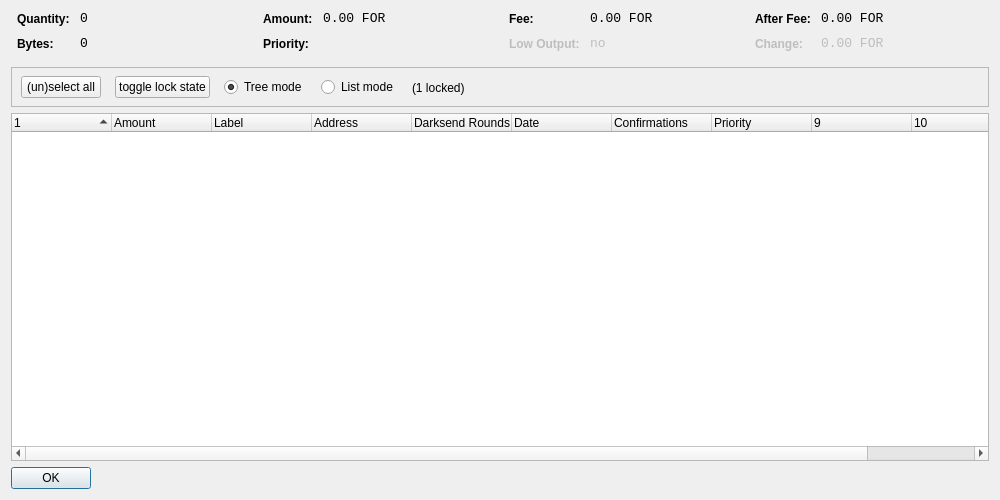
<?xml version="1.0" encoding="UTF-8"?>
<ui version="4.0">
 <class>CoinControlDialog</class>
 <widget class="QDialog" name="CoinControlDialog">
  <property name="geometry">
   <rect>
    <x>0</x>
    <y>0</y>
    <width>1000</width>
    <height>500</height>
   </rect>
  </property>
  <property name="windowTitle">
   <string>Coin Control</string>
  </property>
  <layout class="QVBoxLayout" name="verticalLayout">
   <item>
    <layout class="QHBoxLayout" name="horizontalLayoutTop" stretch="0,0,0,0">
     <property name="topMargin">
      <number>0</number>
     </property>
     <property name="bottomMargin">
      <number>10</number>
     </property>
     <item>
      <layout class="QFormLayout" name="formLayoutCoinControl1">
       <property name="horizontalSpacing">
        <number>10</number>
       </property>
       <property name="verticalSpacing">
        <number>10</number>
       </property>
       <property name="leftMargin">
        <number>6</number>
       </property>
       <property name="rightMargin">
        <number>6</number>
       </property>
       <item row="0" column="0">
        <widget class="QLabel" name="labelCoinControlQuantityText">
         <property name="styleSheet">
          <string notr="true">font-weight:bold;</string>
         </property>
         <property name="text">
          <string>Quantity:</string>
         </property>
        </widget>
       </item>
       <item row="0" column="1">
        <widget class="QLabel" name="labelCoinControlQuantity">
         <property name="font">
          <font>
           <family>Monospace</family>
           <pointsize>10</pointsize>
          </font>
         </property>
         <property name="cursor">
          <cursorShape>IBeamCursor</cursorShape>
         </property>
         <property name="contextMenuPolicy">
          <enum>Qt::ActionsContextMenu</enum>
         </property>
         <property name="text">
          <string notr="true">0</string>
         </property>
         <property name="textInteractionFlags">
          <set>Qt::LinksAccessibleByMouse|Qt::TextSelectableByKeyboard|Qt::TextSelectableByMouse</set>
         </property>
        </widget>
       </item>
       <item row="1" column="0">
        <widget class="QLabel" name="labelCoinControlBytesText">
         <property name="styleSheet">
          <string notr="true">font-weight:bold;</string>
         </property>
         <property name="text">
          <string>Bytes:</string>
         </property>
        </widget>
       </item>
       <item row="1" column="1">
        <widget class="QLabel" name="labelCoinControlBytes">
         <property name="font">
          <font>
           <family>Monospace</family>
           <pointsize>10</pointsize>
          </font>
         </property>
         <property name="cursor">
          <cursorShape>IBeamCursor</cursorShape>
         </property>
         <property name="contextMenuPolicy">
          <enum>Qt::ActionsContextMenu</enum>
         </property>
         <property name="text">
          <string notr="true">0</string>
         </property>
         <property name="textInteractionFlags">
          <set>Qt::LinksAccessibleByMouse|Qt::TextSelectableByKeyboard|Qt::TextSelectableByMouse</set>
         </property>
        </widget>
       </item>
      </layout>
     </item>
     <item>
      <layout class="QFormLayout" name="formLayoutCoinControl2">
       <property name="horizontalSpacing">
        <number>10</number>
       </property>
       <property name="verticalSpacing">
        <number>10</number>
       </property>
       <property name="leftMargin">
        <number>6</number>
       </property>
       <property name="rightMargin">
        <number>6</number>
       </property>
       <item row="0" column="0">
        <widget class="QLabel" name="labelCoinControlAmountText">
         <property name="styleSheet">
          <string notr="true">font-weight:bold;</string>
         </property>
         <property name="text">
          <string>Amount:</string>
         </property>
        </widget>
       </item>
       <item row="0" column="1">
        <widget class="QLabel" name="labelCoinControlAmount">
         <property name="font">
          <font>
           <family>Monospace</family>
           <pointsize>10</pointsize>
          </font>
         </property>
         <property name="cursor">
          <cursorShape>IBeamCursor</cursorShape>
         </property>
         <property name="contextMenuPolicy">
          <enum>Qt::ActionsContextMenu</enum>
         </property>
         <property name="text">
          <string notr="true">0.00 FOR</string>
         </property>
         <property name="textInteractionFlags">
          <set>Qt::LinksAccessibleByMouse|Qt::TextSelectableByKeyboard|Qt::TextSelectableByMouse</set>
         </property>
        </widget>
       </item>
       <item row="1" column="0">
        <widget class="QLabel" name="labelCoinControlPriorityText">
         <property name="styleSheet">
          <string notr="true">font-weight:bold;</string>
         </property>
         <property name="text">
          <string>Priority:</string>
         </property>
        </widget>
       </item>
       <item row="1" column="1">
        <widget class="QLabel" name="labelCoinControlPriority">
         <property name="font">
          <font>
           <family>Monospace</family>
           <pointsize>10</pointsize>
          </font>
         </property>
         <property name="cursor">
          <cursorShape>IBeamCursor</cursorShape>
         </property>
         <property name="contextMenuPolicy">
          <enum>Qt::ActionsContextMenu</enum>
         </property>
         <property name="text">
          <string/>
         </property>
         <property name="textInteractionFlags">
          <set>Qt::LinksAccessibleByMouse|Qt::TextSelectableByKeyboard|Qt::TextSelectableByMouse</set>
         </property>
        </widget>
       </item>
      </layout>
     </item>
     <item>
      <layout class="QFormLayout" name="formLayoutCoinControl3">
       <property name="horizontalSpacing">
        <number>10</number>
       </property>
       <property name="verticalSpacing">
        <number>10</number>
       </property>
       <property name="leftMargin">
        <number>6</number>
       </property>
       <property name="rightMargin">
        <number>6</number>
       </property>
       <item row="0" column="0">
        <widget class="QLabel" name="labelCoinControlFeeText">
         <property name="styleSheet">
          <string notr="true">font-weight:bold;</string>
         </property>
         <property name="text">
          <string>Fee:</string>
         </property>
        </widget>
       </item>
       <item row="0" column="1">
        <widget class="QLabel" name="labelCoinControlFee">
         <property name="font">
          <font>
           <family>Monospace</family>
           <pointsize>10</pointsize>
          </font>
         </property>
         <property name="cursor">
          <cursorShape>IBeamCursor</cursorShape>
         </property>
         <property name="contextMenuPolicy">
          <enum>Qt::ActionsContextMenu</enum>
         </property>
         <property name="text">
          <string notr="true">0.00 FOR</string>
         </property>
         <property name="textInteractionFlags">
          <set>Qt::LinksAccessibleByMouse|Qt::TextSelectableByKeyboard|Qt::TextSelectableByMouse</set>
         </property>
        </widget>
       </item>
       <item row="1" column="0">
        <widget class="QLabel" name="labelCoinControlLowOutputText">
         <property name="enabled">
          <bool>false</bool>
         </property>
         <property name="styleSheet">
          <string notr="true">font-weight:bold;</string>
         </property>
         <property name="text">
          <string>Low Output:</string>
         </property>
        </widget>
       </item>
       <item row="1" column="1">
        <widget class="QLabel" name="labelCoinControlLowOutput">
         <property name="enabled">
          <bool>false</bool>
         </property>
         <property name="font">
          <font>
           <family>Monospace</family>
           <pointsize>10</pointsize>
          </font>
         </property>
         <property name="cursor">
          <cursorShape>IBeamCursor</cursorShape>
         </property>
         <property name="contextMenuPolicy">
          <enum>Qt::ActionsContextMenu</enum>
         </property>
         <property name="text">
          <string notr="true">no</string>
         </property>
         <property name="textInteractionFlags">
          <set>Qt::LinksAccessibleByMouse|Qt::TextSelectableByKeyboard|Qt::TextSelectableByMouse</set>
         </property>
        </widget>
       </item>
      </layout>
     </item>
     <item>
      <layout class="QFormLayout" name="formLayoutCoinControl4">
       <property name="horizontalSpacing">
        <number>10</number>
       </property>
       <property name="verticalSpacing">
        <number>10</number>
       </property>
       <property name="leftMargin">
        <number>6</number>
       </property>
       <property name="rightMargin">
        <number>6</number>
       </property>
       <item row="0" column="0">
        <widget class="QLabel" name="labelCoinControlAfterFeeText">
         <property name="styleSheet">
          <string notr="true">font-weight:bold;</string>
         </property>
         <property name="text">
          <string>After Fee:</string>
         </property>
        </widget>
       </item>
       <item row="0" column="1">
        <widget class="QLabel" name="labelCoinControlAfterFee">
         <property name="font">
          <font>
           <family>Monospace</family>
           <pointsize>10</pointsize>
          </font>
         </property>
         <property name="cursor">
          <cursorShape>IBeamCursor</cursorShape>
         </property>
         <property name="contextMenuPolicy">
          <enum>Qt::ActionsContextMenu</enum>
         </property>
         <property name="text">
          <string notr="true">0.00 FOR</string>
         </property>
         <property name="textInteractionFlags">
          <set>Qt::LinksAccessibleByMouse|Qt::TextSelectableByKeyboard|Qt::TextSelectableByMouse</set>
         </property>
        </widget>
       </item>
       <item row="1" column="0">
        <widget class="QLabel" name="labelCoinControlChangeText">
         <property name="enabled">
          <bool>false</bool>
         </property>
         <property name="styleSheet">
          <string notr="true">font-weight:bold;</string>
         </property>
         <property name="text">
          <string>Change:</string>
         </property>
        </widget>
       </item>
       <item row="1" column="1">
        <widget class="QLabel" name="labelCoinControlChange">
         <property name="enabled">
          <bool>false</bool>
         </property>
         <property name="font">
          <font>
           <family>Monospace</family>
           <pointsize>10</pointsize>
          </font>
         </property>
         <property name="cursor">
          <cursorShape>IBeamCursor</cursorShape>
         </property>
         <property name="contextMenuPolicy">
          <enum>Qt::ActionsContextMenu</enum>
         </property>
         <property name="text">
          <string notr="true">0.00 FOR</string>
         </property>
         <property name="textInteractionFlags">
          <set>Qt::LinksAccessibleByMouse|Qt::TextSelectableByKeyboard|Qt::TextSelectableByMouse</set>
         </property>
        </widget>
       </item>
      </layout>
     </item>
    </layout>
   </item>
   <item>
    <widget class="QFrame" name="frame">
     <property name="minimumSize">
      <size>
       <width>0</width>
       <height>40</height>
      </size>
     </property>
     <property name="frameShape">
      <enum>QFrame::StyledPanel</enum>
     </property>
     <property name="frameShadow">
      <enum>QFrame::Sunken</enum>
     </property>
     <widget class="QWidget" name="horizontalLayoutWidget">
      <property name="geometry">
       <rect>
        <x>10</x>
        <y>0</y>
        <width>781</width>
        <height>41</height>
       </rect>
      </property>
      <layout class="QHBoxLayout" name="horizontalLayoutPanel" stretch="0,0,0,0,0">
       <property name="spacing">
        <number>14</number>
       </property>
       <item>
        <widget class="QPushButton" name="pushButtonSelectAll">
         <property name="sizePolicy">
          <sizepolicy hsizetype="Maximum" vsizetype="Fixed">
           <horstretch>0</horstretch>
           <verstretch>0</verstretch>
          </sizepolicy>
         </property>
         <property name="text">
          <string>(un)select all</string>
         </property>
        </widget>
       </item>
        <item>
         <widget class="QPushButton" name="pushButtonToggleLock">
          <property name="sizePolicy">
           <sizepolicy hsizetype="Maximum" vsizetype="Fixed">
            <horstretch>0</horstretch>
            <verstretch>0</verstretch>
           </sizepolicy>
          </property>
          <property name="text">
           <string>toggle lock state</string>
          </property>
          <property name="autoDefault">
           <bool>false</bool>
          </property>
         </widget>
        </item>
       <item>
        <widget class="QRadioButton" name="radioTreeMode">
         <property name="sizePolicy">
          <sizepolicy hsizetype="Maximum" vsizetype="Fixed">
           <horstretch>0</horstretch>
           <verstretch>0</verstretch>
          </sizepolicy>
         </property>
         <property name="text">
          <string>Tree mode</string>
         </property>
         <property name="checked">
          <bool>true</bool>
         </property>
        </widget>
       </item>
       <item>
        <widget class="QRadioButton" name="radioListMode">
         <property name="sizePolicy">
          <sizepolicy hsizetype="Maximum" vsizetype="Fixed">
           <horstretch>0</horstretch>
           <verstretch>0</verstretch>
          </sizepolicy>
         </property>
         <property name="text">
          <string>List mode</string>
         </property>
        </widget>
       </item>
        <item>
         <widget class="QLabel" name="labelLocked">
          <property name="text">
           <string>(1 locked)</string>
          </property>
         </widget>
        </item>
       <item>
        <spacer name="horizontalSpacer">
         <property name="orientation">
          <enum>Qt::Horizontal</enum>
         </property>
         <property name="sizeHint" stdset="0">
          <size>
           <width>40</width>
           <height>20</height>
          </size>
         </property>
        </spacer>
       </item>
      </layout>
     </widget>
    </widget>
   </item>
   <item>
    <widget class="CoinControlTreeWidget" name="treeWidget">
     <property name="contextMenuPolicy">
      <enum>Qt::CustomContextMenu</enum>
     </property>
     <property name="sortingEnabled">
      <bool>false</bool>
     </property>
     <property name="columnCount">
      <number>11</number>
     </property>
     <attribute name="headerShowSortIndicator" stdset="0">
      <bool>true</bool>
     </attribute>
     <attribute name="headerStretchLastSection">
      <bool>false</bool>
     </attribute>
     <column>
      <property name="text">
       <string/>
      </property>
     </column>
     <column>
      <property name="text">
       <string>Amount</string>
      </property>
     </column>
     <column>
      <property name="text">
       <string>Label</string>
      </property>
     </column>
     <column>
      <property name="text">
       <string>Address</string>
      </property>
     </column>
     <column>
      <property name="text">
       <string>Darksend Rounds</string>
      </property>
    </column>
     <column>
      <property name="text">
       <string>Date</string>
      </property>
     </column>
     <column>
      <property name="text">
       <string>Confirmations</string>
      </property>
      <property name="toolTip">
       <string>Confirmed</string>
      </property>
     </column>
     <column>
      <property name="text">
       <string>Priority</string>
      </property>
     </column>
     <column>
      <property name="text">
       <string/>
      </property>
     </column>
     <column>
      <property name="text">
       <string/>
      </property>
     </column>
     <column>
      <property name="text">
       <string/>
      </property>
     </column>
     <column>
      <property name="text">
       <string/>
      </property>
     </column>
    </widget>
   </item>
   <item>
    <widget class="QDialogButtonBox" name="buttonBox">
     <property name="sizePolicy">
      <sizepolicy hsizetype="Maximum" vsizetype="Fixed">
       <horstretch>0</horstretch>
       <verstretch>0</verstretch>
      </sizepolicy>
     </property>
     <property name="orientation">
      <enum>Qt::Horizontal</enum>
     </property>
     <property name="standardButtons">
      <set>QDialogButtonBox::Ok</set>
     </property>
    </widget>
   </item>
  </layout>
 </widget>
 <customwidgets>
  <customwidget>
   <class>CoinControlTreeWidget</class>
   <extends>QTreeWidget</extends>
   <header>coincontroltreewidget.h</header>
  </customwidget>
 </customwidgets>
 <resources/>
 <connections/>
</ui>
